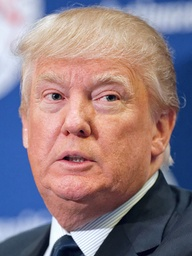
#> input picture Red/FaceSwap/dataset/donald_trump.jpeg, 192 x 256 px, shrunk from 600 x 800 before the run
$ python -i color_features.py   (imports and definitions only)
#> lines starting #> are read from the running program, lines starting #| are printed output that depends on the picture
"""
A refactored implementation of image color features from:
https://github.com/Aniladepu007/Detection-of-Deep-Network-Generated-Images-Using-Disparities-in-Color-Components
"""
import numpy as np
import cv2
from scipy import ndimage
from itertools import chain


def showIm(desc, img):
    cv2.imshow(desc, img)
    cv2.waitKey(0)
    cv2.destroyAllWindows()


def hpass(img):
    f1 = [[1], [-1]]
    f2 = [[1, -1]]
    out = []
    out1 = ndimage.convolve(img, f1, mode='constant', cval=0.0)
    out2 = ndimage.convolve(img, f2, mode='constant', cval=0.0)
    out.append(out1)
    out.append(out2)
    return out


def rgb(img):
    red = img[:, :, 2]
    green = img[:, :, 1]
    blue = img[:, :, 0]
    residualRGB = [hpass(red), hpass(green), hpass(blue)]
    binarizeRGBf1 = [binz(residualRGB[0][0]), binz(
        residualRGB[1][0]), binz(residualRGB[2][0])]
    binarizeRGBf2 = [binz(residualRGB[0][1]), binz(
        residualRGB[1][1]), binz(residualRGB[2][1])]

    assmbldRGBf1 = (binarizeRGBf1[0] + 2 *
                    binarizeRGBf1[1] + 4 *
                    binarizeRGBf1[2])
    assmbldRGBf2 = (binarizeRGBf2[0] + 2 *
                    binarizeRGBf2[1] + 4 *
                    binarizeRGBf2[2])
    return assmbldRGBf1, assmbldRGBf2


def HS_Cb_Cr(hsv, ycbcr):
    hue = hsv[:, :, 0]
    sat = hsv[:, :, 1]
    Cb = ycbcr[:, :, 1]
    Cr = ycbcr[:, :, 2]

    residualHS = [hpass(hue), hpass(sat), hpass(Cb), hpass(Cr)]
    thrH = [threshold(residualHS[0][0]), threshold(residualHS[0][1])]
    thrS = [threshold(residualHS[1][0]), threshold(residualHS[1][1])]
    thrCb = [threshold(residualHS[2][0]), threshold(residualHS[2][1])]
    thrCr = [threshold(residualHS[3][0]), threshold(residualHS[3][1])]

    return thrH, thrS, thrCb, thrCr


def binz(img):
    out = []
    for i in img:
        a = []
        for j in i:
            if j > 0:
                a.append(1)
            else:
                a.append(0)
        out.append(a)
    # out = [[1 if i>0 else 0 for i in j] for j in img]
    return np.uint8(out)


def threshold(img):
    out = []
    th = 2
    for i in img:
        a = []
        for j in i:
            if j >= th:
                a.append(th+2)
            elif j <= -th:
                a.append(-th+2)
            else:
                a.append(j)
        out.append(a)
    return np.uint8(out)


def co_occurence(mat, n):
    d = 3
    right = [0 for i in range(pow(n, d))]
    down = [0 for i in range(pow(n, d))]

    for i in range(len(mat)):
        for j in range(len(mat[0])):
            a = 0
            b = 0
            if j < len(mat[0])-d:
                a += mat[i][j]*n*n + mat[i][j+1]*n + mat[i][j+2]
            if i < len(mat)-d:
                b += mat[i][j]*n*n + mat[i+1][j]*n + mat[i+2][j]
            right[a] += 1
            down[b] += 1
    r = []
    dw = []
    for i in range(n):
        for j in range(i, n):
            for k in range(n):
                r.append(right[n*n*i+n*j+k])
                dw.append(down[n*n*i+n*j+k])

    return [np.array(r)/sum(r), np.array(dw)/sum(dw)]


def get_features(image):

    imgHSV = cv2.cvtColor(image, cv2.COLOR_BGR2HSV)
    imgYCrCb = cv2.cvtColor(image, cv2.COLOR_BGR2YCrCb)

    # Residuals post-threshold.
    resdH, resdS, resdCb, resdCr = HS_Cb_Cr(imgHSV, imgYCrCb)

    assmbldRGBf1, assmbldRGBf2 = rgb(image)

    cocrRGBf1 = co_occurence(assmbldRGBf1, 8)
    cocrRGBf2 = co_occurence(assmbldRGBf2, 8)

    cocrRGB = np.mean([cocrRGBf1[0], cocrRGBf1[1],
                      cocrRGBf2[0], cocrRGBf2[1]], axis=0)

    cocrH1 = co_occurence(resdH[0], 5)
    cocrH2 = co_occurence(resdH[1], 5)
    cocrH = np.mean([cocrH1[0], cocrH1[1], cocrH2[0], cocrH2[1]], axis=0)

    cocrS1 = co_occurence(resdS[0], 5)
    cocrS2 = co_occurence(resdS[1], 5)
    cocrS = np.mean([cocrS1[0], cocrS1[1], cocrS2[0], cocrS2[1]], axis=0)

    cocrCb1 = co_occurence(resdCb[0], 5)
    cocrCb2 = co_occurence(resdCb[1], 5)
    cocrCb = np.mean([cocrCb1[0], cocrCb1[1], cocrCb2[0], cocrCb2[1]], axis=0)

    cocrCr1 = co_occurence(resdCr[0], 5)
    cocrCr2 = co_occurence(resdCr[1], 5)
    cocrCr = np.mean([cocrCr1[0], cocrCr1[1], cocrCr2[0], cocrCr2[1]], axis=0)

    features = list(chain(cocrRGB, cocrH, cocrS, cocrCb, cocrCr))
    return features

>>> import cv2
>>> picture = cv2.imread('../../Red/FaceSwap/dataset/donald_trump.jpeg')
#> picture is the input picture: shape (256, 192, 3); mean B, G, R 130.8, 124.5, 144.5
>>> result = get_features(picture)
#> in get_features, `imgHSV = cv2.cvtColor(image, cv2.COLOR_BGR2HSV)`: imgHSV: shape (256, 192, 3); mean H, S, V 59.7, 101, 168.8
#> in get_features, `imgYCrCb = cv2.cvtColor(image, cv2.COLOR_BGR2YCrCb)`: imgYCrCb: shape (256, 192, 3); mean of channels 0, 1, 2 131.2, 137.5, 127.8
#> in hpass (call 4), `out2 = ndimage.convolve(img, f2, mode='constant', cval=0.0)`:
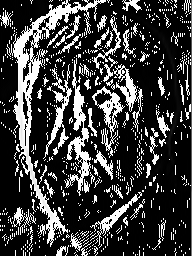
#> out2: shape (256, 192); min 0, max 255, mean 61.3
#> after the loop in threshold, `for i in img:`: out = 256 items
#> in get_features, `resdH, resdS, resdCb, resdCr = HS_Cb_Cr(imgHSV, imgYCrCb)`: resdH = 2 items
#> in rgb, `red = img[:, :, 2]`:
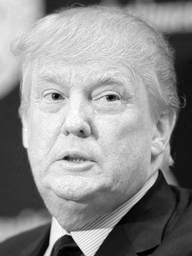
#> red: shape (256, 192); min 0, max 255, mean 144.5
#> in rgb, `blue = img[:, :, 0]`:
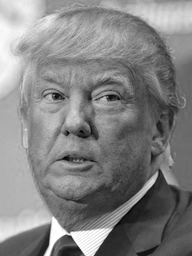
#> blue: shape (256, 192); min 0, max 255, mean 130.8
#> in hpass (call 7), `out2 = ndimage.convolve(img, f2, mode='constant', cval=0.0)`:
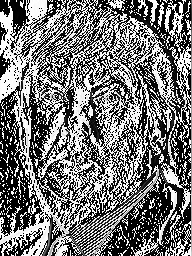
#> out2: shape (256, 192); min 0, max 255, mean 118
#> after the loop in binz, `for i in img:`: out = 256 items
#> in binz, `return np.uint8(out)`:
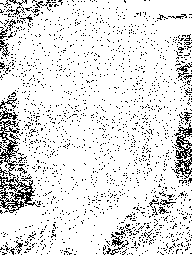
#> returned value: shape (256, 192); values 0 (black) and 1 (white), 88.8% white; black in thin lines or dots
#> in binz (call 2), `return np.uint8(out)`: returned value: shape (256, 192); values 0 (black) and 1 (white), 89.3% white; black in thin lines or dots
#> in binz (call 3), `return np.uint8(out)`: returned value: shape (256, 192); values 0 (black) and 1 (white), 89.4% white; black in thin lines or dots
#> in binz (call 4), `return np.uint8(out)`: returned value: shape (256, 192); values 0 (black) and 1 (white), 88.9% white; black in thin lines or dots
#> in binz (call 5), `out = []`: out = []
#> after the loop in binz (call 5), `for i in img:`: out = 256 items
#> in binz (call 5), `return np.uint8(out)`:
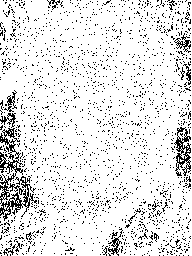
#> returned value: shape (256, 192); values 0 (black) and 1 (white), 89.1% white; black in thin lines or dots
#> in binz (call 6), `return np.uint8(out)`: returned value: shape (256, 192); values 0 (black) and 1 (white), 89.2% white; black in thin lines or dots
#> in rgb, `assmbldRGBf2 = (binarizeRGBf2[0] + 2 * binarizeRGBf2[1] + 4 * binarize..`:
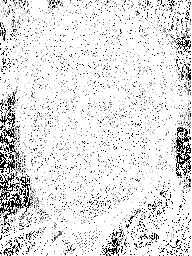
#> assmbldRGBf2: shape (256, 192); min 0, max 7, mean 6.24; drawn with min black and max white
#> after the loop in co_occurence, `for i in range(len(mat)):`: down = 512 values, max 29331 at index 511, min 0 at index 9, mean 96; right = 512 values, max 30174 at index 511, min 0 at index 2, mean 96
#> after the loop in co_occurence, `for i in range(n):`: dw = 288 values, max 29331 at index 287, min 0 at index 9, mean 147; r = 288 values, max 30174 at index 287, min 0 at index 2, mean 149.8
#> in get_features, `cocrRGBf1 = co_occurence(assmbldRGBf1, 8)`: cocrRGBf1 = 2 items
#> in get_features, `cocrRGB = np.mean([cocrRGBf1[0], cocrRGBf1[1], cocrRGBf2[0], cocrRGBf2..`: cocrRGB = 288 values, max 0.691 at index 287, min 0 at index 10, mean 0.00347
#> in get_features, `cocrH1 = co_occurence(resdH[0], 5)`: cocrH1 = 2 items
#> in get_features, `cocrH = np.mean([cocrH1[0], cocrH1[1], cocrH2[0], cocrH2[1]], axis=0)`: cocrH = 75 values, max 0.374 at index 0, min 0 at index 2, mean 0.0133
#> in get_features, `cocrS1 = co_occurence(resdS[0], 5)`: cocrS1 = 2 items
#> in get_features, `cocrS = np.mean([cocrS1[0], cocrS1[1], cocrS2[0], cocrS2[1]], axis=0)`: cocrS = 75 values, max 0.658 at index 74, min 0 at index 2, mean 0.0133
#> in get_features, `cocrCb1 = co_occurence(resdCb[0], 5)`: cocrCb1 = 2 items
#> in get_features, `cocrCb = np.mean([cocrCb1[0], cocrCb1[1], cocrCb2[0], cocrCb2[1]], axi..`: cocrCb = 75 values, max 0.332 at index 0, min 0 at index 2, mean 0.0133
#> in get_features, `cocrCr1 = co_occurence(resdCr[0], 5)`: cocrCr1 = 2 items
#> in get_features, `cocrCr = np.mean([cocrCr1[0], cocrCr1[1], cocrCr2[0], cocrCr2[1]], axi..`: cocrCr = 75 values, max 0.334 at index 0, min 0 at index 2, mean 0.0133
#> in get_features, `features = list(chain(cocrRGB, cocrH, cocrS, cocrCb, cocrCr))`: features = 588 values, max 0.691 at index 287, min 0 at index 10, mean 0.0085
#> result has the same summary as features in get_features

$ run again, on Red/FaceSwap/dataset/hillary_clinton.jpeg
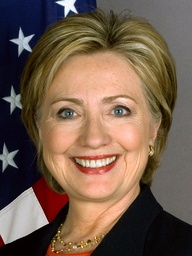
#> input picture Red/FaceSwap/dataset/hillary_clinton.jpeg, 192 x 256 px, shrunk from 600 x 800 before the run
#> picture is the input picture: shape (256, 192, 3); mean B, G, R 77, 93.4, 115.7
#> imgHSV: shape (256, 192, 3); mean H, S, V 45.7, 113.9, 119.5
#> imgYCrCb: shape (256, 192, 3); mean of channels 0, 1, 2 98.2, 140.5, 116
#> after the loop in threshold, `for i in img:`: out = 256 items
#> resdH = 2 items
#> after the loop in binz, `for i in img:`: out = 256 items
#> in binz, `return np.uint8(out)`:
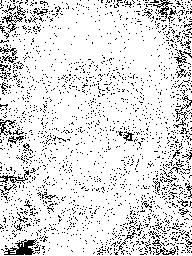
#> returned value: shape (256, 192); values 0 (black) and 1 (white), 87.4% white; black in thin lines or dots
#> in rgb, `assmbldRGBf2 = (binarizeRGBf2[0] + 2 * binarizeRGBf2[1] + 4 * binarize..`:
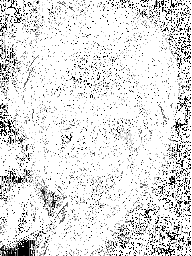
#> assmbldRGBf2: shape (256, 192); min 0, max 7, mean 6.19; drawn with min black and max white
#> after the loop in co_occurence, `for i in range(len(mat)):`: down = 512 values, max 26853 at index 511, min 0 at index 10, mean 96; right = 512 values, max 27417 at index 511, min 0 at index 2, mean 96
#> after the loop in co_occurence, `for i in range(n):`: dw = 288 values, max 26853 at index 287, min 0 at index 10, mean 143.6; r = 288 values, max 27417 at index 287, min 0 at index 2, mean 146.1
#> cocrRGBf1 = 2 items
#> cocrRGB = 288 values, max 0.66 at index 287, min 0 at index 20, mean 0.00347
#> cocrH1 = 2 items
#> cocrH = 75 values, max 0.361 at index 0, min 0 at index 2, mean 0.0133
#> cocrS1 = 2 items
#> cocrS = 75 values, max 0.643 at index 74, min 0 at index 2, mean 0.0133
#> cocrCb1 = 2 items
#> cocrCb = 75 values, max 0.415 at index 0, min 0 at index 2, mean 0.0133
#> cocrCr1 = 2 items
#> cocrCr = 75 values, max 0.352 at index 0, min 0 at index 2, mean 0.0133
#> features = 588 values, max 0.66 at index 287, min 0 at index 20, mean 0.0085
#> result has the same summary as features in get_features
